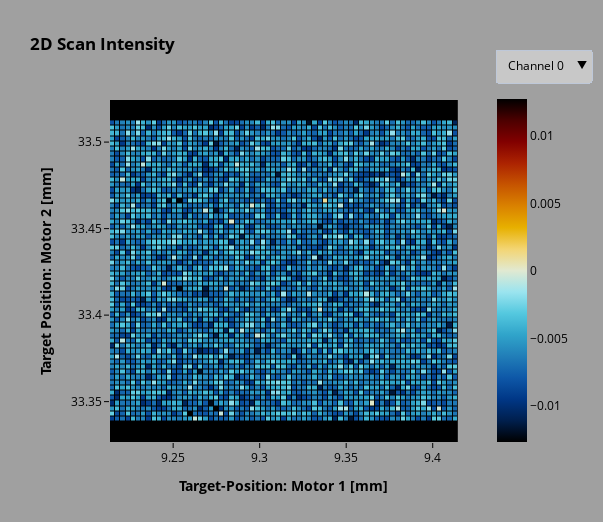

Notebook cell for this chart:
### Markdown cell above
---
<a id='figure1'></a>
# Plotly Figure 1

> No Dash Interactivity between buttons

[ go back to the top ](#table-of-contents)

### Code cell
### import plotly.graph_objects as go
# go objects are grouped into 'one-indexed' subplot rows
# Set hmap magnification, fixed ratio
mag_factor = 9

# Set base figure for subplots
fig = make_subplots(rows = 1, #Display how many rows of objects 
                    cols = 1, #Display how many side-by-side?
                    #subplot_titles = [list_of_strings],
                    specs=[[{'secondary_y':True}]],
                    shared_xaxes = False,
                    shared_yaxes = False)

# Add heatmap traces for each channel
for ch in range(nchannels):
    df = data_to_plot[ch]
    fig.add_trace(go.Heatmap(x = df.columns,
                             xgap = 1,
                             y = df.index,
                             ygap = 1,
                             z = df, # Signal data of channel = ch
                             zmin = signal_mins[ch], # Specify or plotly defaults to df min/max
                             zmid = 0,
                             #zmax = signal_maxs[ch],
                             #colorbar_title = f'<b>Ch {ch}<b>',
                             #colorbar_tickcolor = 'black',
                             colorbar_len = 1.06,
                                         #'xpad': 100},
                                         #'x': cbar_xlocs[ch],
                                         #'y': cbar_ylocs[ch],
                             colorscale ='icefire'),
                  #row = mth_row,
                  #col = nth_col,
                  #name = f'Channel {ch}',
                  secondary_y = False)
#########################################################################################################################################
# Update layout by embedding dropdown buttons in the updatemenu
dropdown_buttons = []
for ch in range(nchannels):
    dropdown_buttons.append({'label': f'Channel {ch}',
                             'method': 'update',
                             'args': [
                                      {'visible': [idx==ch for idx in range(nchannels)] },
                                      {'title': '<b>2D Scan Intensity<b>'}
                                     ]
                            })
    
# Initial display: Hide all traces after channel zero
for i in range(1, nchannels):
    fig.data[i].visible = False

# Implement a dropdown button
fig.update_layout(
                  {'updatemenus': [{'type': 'dropdown',
                                    'x': 1.3, # Position floats 
                                    'y': 1.15, # Position floats 
                                    'showactive': True, # Active buttons are highlighted
                                    'active': 0, # Determines initial 'active' channel
                                    'bgcolor': 'rgb(200,200,200)',
                                    'direction': 'down',
                                    'buttons': dropdown_buttons}] 
                  }) 
######################################################################################################################################
## Add secondary axes
#fig.add_trace(go.Heatmap(x = df.columns,
#                         y = time_ax2, # Tau Delay-Axis (Motor-2), displayed 'Right'
#                         z = df, # Signal data of channel = ch
#                         #zmin = signal_mins[ch], # Specify or plotly defaults to df min/max 
#                         #zmax = signal_maxs[ch],
#                         colorscale = 'icefire'),
#              #row = mth_row,
#              #col = nth_col,
#              #yaxis = 'y2',
#              secondary_y = True)

# Format Axes
fig.update_layout(
                  {'xaxis':{'title' : {'text' : '<b>Target-Position: Motor 1 [mm]<b>'},
                            #'tickmode': 'auto',
                            'nticks' : 5,
                            'ticks' : 'outside',
                            'tickson': 'boundaries',
                            #'tick0': motor_labels[1][0],
                            #'dtick': round(step1_space, 3)*11,# *num_m1steps*.5,
                            'showticklabels': True,
                            'color' : 'black',
                            #'linecolor': 'black',
                            #'tickcolor': 'black',
                            #'gridcolor': 'black',
                            'showline': False,
                            'showgrid': False,
                            #'scaleanchor': 'y',
                            #'scaleratio': 1,
                            'range' : [m1_position_min-(round(step1_space, 3)/2), m1_position_max+(round(step1_space, 3)/2)] },
                   'yaxis':{'title' : {'text' : '<b>Target Position: Motor 2 [mm]<b>'},
                            #'tickmode': 'linear',
                            'nticks': 5,
                            'tickson': 'boundaries',
                            'color' : 'black',
                            #'gridcolor': 'black',
                            'showgrid': False,
                            #'tick0': motor_labels[2][0],
                            #'dtick': round(step2_space, 3)*11,# *num_m1steps*.43,
                            'showline': False,
                            'scaleanchor': 'x',
                            'scaleratio': 1,
                            'range' : [m2_position_min-(round(step2_space,3)/2), m2_position_max+(round(step2_space,3)/2)] },
                   'coloraxis':{'colorbar':{'xpad' : 300,
                                'ypad' : 300,} },
                                #'bgcolor' : 'black',
                                #'bordercolor' : 'black',
                                #'outlinecolor' : 'black',
                                #'tickcolor' : 'black',
                  },
                  paper_bgcolor = 'rgb(160,160,160)',
                  plot_bgcolor = 'black',
                  title_text = '<b>2D Scan Intensity<b>',
                  font_color = 'black',
                  margin_autoexpand = True,
                  margin_l = 110,
                  #aspectratio = dict(x=1, y=1, z=0.7),
                  #aspectmode = 'manual',
                  width = num_m1steps*mag_factor,
                  height = num_m2steps*mag_factor)

#fig.update_xaxes(showticklabels=True, 
                 #showgrid = True,)
                 #ticks = 'outside')
fig.update_yaxes(showticklabels=True, 
                 ticks = 'outside',
                 showgrid = False,
                 secondary_y = False)
fig.update_coloraxes(colorbar_xpad = 300,
                     colorbar_ypad = 300,
                     colorbar_bgcolor = 'black',
                     colorbar_bordercolor = 'black',
                     colorbar_outlinecolor = 'black',
                     colorbar_tickcolor = 'black')

#fig.update_yaxes(title_text = 'Time Delay: Drive to Probe [fs]',
#                 #showgrid = True,
#                 #showticklabels=True, 
#                 #ticks = 'outside',
#                 #tickson = 'boundaries',
#                 #ticklen = 10,
#                 secondary_y = True)

#fig.write_html('first_figure.html', auto_open=True)
fig.show()

### Figure 1 — Plotly figure (JSON) as saved in the notebook; plotly's stock layout.template omitted (floating-point values rounded to 4 significant figures; data arrays with more than 128 entries replaced by an {"elided": "..."} marker saying what was removed)
{"data": [{"colorbar": {"len": 1.06}, "colorscale": [[0, "#000000"], [0.0625, "#001f4d"], [0.125, "#003786"], [0.1875, "#0e58a8"], [0.25, "#217eb8"], [0.3125, "#30a4ca"], [0.375, "#54c8df"], [0.4375, "#9be4ef"], [0.5, "#e1e9d1"], [0.5625, "#f3d573"], [0.625, "#e7b000"], [0.6875, "#da8200"], [0.75, "#c65400"], [0.8125, "#ac2301"], [0.875, "#820000"], [0.9375, "#4c0000"], [1, "#000000"]], "type": "heatmap", "x": [9.215, 9.218, 9.221, 9.224, 9.227, 9.23, 9.233, 9.236, 9.239, 9.242, 9.245, 9.248, 9.251, 9.254, 9.257, 9.26, 9.263, 9.266, 9.269, 9.272, 9.275, 9.278, 9.281, 9.284, 9.287, 9.29, 9.293, 9.296, 9.299, 9.302, 9.305, 9.308, 9.311, 9.314, 9.317, 9.32, 9.323, 9.326, 9.329, 9.332, 9.335, 9.338, 9.341, 9.344, 9.347, 9.35, 9.353, 9.356, 9.359, 9.362, 9.365, 9.368, 9.371, 9.374, 9.377, 9.38, 9.383, 9.386, 9.389, 9.392, 9.395, 9.398, 9.401, 9.404, 9.407, 9.41, 9.413], "xaxis": "x", "xgap": 1, "y": [33.34, 33.34, 33.35, 33.35, 33.35, 33.35, 33.36, 33.36, 33.36, 33.37, 33.37, 33.37, 33.38, 33.38, 33.38, 33.38, 33.39, 33.39, 33.39, 33.4, 33.4, 33.4, 33.41, 33.41, 33.41, 33.41, 33.42, 33.42, 33.42, 33.43, 33.43, 33.43, 33.44, 33.44, 33.44, 33.45, 33.45, 33.45, 33.45, 33.46, 33.46, 33.46, 33.47, 33.47, 33.47, 33.48, 33.48, 33.48, 33.48, 33.49, 33.49, 33.49, 33.5, 33.5, 33.5, 33.51, 33.51, 33.51], "yaxis": "y", "ygap": 1, "z": {"elided": "58x67 float values"}, "zmid": 0, "zmin": -0.0325}, {"colorbar": {"len": 1.06}, "colorscale": [[0, "#000000"], [0.0625, "#001f4d"], [0.125, "#003786"], [0.1875, "#0e58a8"], [0.25, "#217eb8"], [0.3125, "#30a4ca"], [0.375, "#54c8df"], [0.4375, "#9be4ef"], [0.5, "#e1e9d1"], [0.5625, "#f3d573"], [0.625, "#e7b000"], [0.6875, "#da8200"], [0.75, "#c65400"], [0.8125, "#ac2301"], [0.875, "#820000"], [0.9375, "#4c0000"], [1, "#000000"]], "type": "heatmap", "visible": false, "x": [9.215, 9.218, 9.221, 9.224, 9.227, 9.23, 9.233, 9.236, 9.239, 9.242, 9.245, 9.248, 9.251, 9.254, 9.257, 9.26, 9.263, 9.266, 9.269, 9.272, 9.275, 9.278, 9.281, 9.284, 9.287, 9.29, 9.293, 9.296, 9.299, 9.302, 9.305, 9.308, 9.311, 9.314, 9.317, 9.32, 9.323, 9.326, 9.329, 9.332, 9.335, 9.338, 9.341, 9.344, 9.347, 9.35, 9.353, 9.356, 9.359, 9.362, 9.365, 9.368, 9.371, 9.374, 9.377, 9.38, 9.383, 9.386, 9.389, 9.392, 9.395, 9.398, 9.401, 9.404, 9.407, 9.41, 9.413], "xaxis": "x", "xgap": 1, "y": [33.34, 33.34, 33.35, 33.35, 33.35, 33.35, 33.36, 33.36, 33.36, 33.37, 33.37, 33.37, 33.38, 33.38, 33.38, 33.38, 33.39, 33.39, 33.39, 33.4, 33.4, 33.4, 33.41, 33.41, 33.41, 33.41, 33.42, 33.42, 33.42, 33.43, 33.43, 33.43, 33.44, 33.44, 33.44, 33.45, 33.45, 33.45, 33.45, 33.46, 33.46, 33.46, 33.47, 33.47, 33.47, 33.48, 33.48, 33.48, 33.48, 33.49, 33.49, 33.49, 33.5, 33.5, 33.5, 33.51, 33.51, 33.51], "yaxis": "y", "ygap": 1, "z": {"elided": "58x67 float values"}, "zmid": 0, "zmin": -0.0634}, {"colorbar": {"len": 1.06}, "colorscale": [[0, "#000000"], [0.0625, "#001f4d"], [0.125, "#003786"], [0.1875, "#0e58a8"], [0.25, "#217eb8"], [0.3125, "#30a4ca"], [0.375, "#54c8df"], [0.4375, "#9be4ef"], [0.5, "#e1e9d1"], [0.5625, "#f3d573"], [0.625, "#e7b000"], [0.6875, "#da8200"], [0.75, "#c65400"], [0.8125, "#ac2301"], [0.875, "#820000"], [0.9375, "#4c0000"], [1, "#000000"]], "type": "heatmap", "visible": false, "x": [9.215, 9.218, 9.221, 9.224, 9.227, 9.23, 9.233, 9.236, 9.239, 9.242, 9.245, 9.248, 9.251, 9.254, 9.257, 9.26, 9.263, 9.266, 9.269, 9.272, 9.275, 9.278, 9.281, 9.284, 9.287, 9.29, 9.293, 9.296, 9.299, 9.302, 9.305, 9.308, 9.311, 9.314, 9.317, 9.32, 9.323, 9.326, 9.329, 9.332, 9.335, 9.338, 9.341, 9.344, 9.347, 9.35, 9.353, 9.356, 9.359, 9.362, 9.365, 9.368, 9.371, 9.374, 9.377, 9.38, 9.383, 9.386, 9.389, 9.392, 9.395, 9.398, 9.401, 9.404, 9.407, 9.41, 9.413], "xaxis": "x", "xgap": 1, "y": [33.34, 33.34, 33.35, 33.35, 33.35, 33.35, 33.36, 33.36, 33.36, 33.37, 33.37, 33.37, 33.38, 33.38, 33.38, 33.38, 33.39, 33.39, 33.39, 33.4, 33.4, 33.4, 33.41, 33.41, 33.41, 33.41, 33.42, 33.42, 33.42, 33.43, 33.43, 33.43, 33.44, 33.44, 33.44, 33.45, 33.45, 33.45, 33.45, 33.46, 33.46, 33.46, 33.47, 33.47, 33.47, 33.48, 33.48, 33.48, 33.48, 33.49, 33.49, 33.49, 33.5, 33.5, 33.5, 33.51, 33.51, 33.51], "yaxis": "y", "ygap": 1, "z": {"elided": "58x67 float values"}, "zmid": 0, "zmin": -0.0315}, {"colorbar": {"len": 1.06}, "colorscale": [[0, "#000000"], [0.0625, "#001f4d"], [0.125, "#003786"], [0.1875, "#0e58a8"], [0.25, "#217eb8"], [0.3125, "#30a4ca"], [0.375, "#54c8df"], [0.4375, "#9be4ef"], [0.5, "#e1e9d1"], [0.5625, "#f3d573"], [0.625, "#e7b000"], [0.6875, "#da8200"], [0.75, "#c65400"], [0.8125, "#ac2301"], [0.875, "#820000"], [0.9375, "#4c0000"], [1, "#000000"]], "type": "heatmap", "visible": false, "x": [9.215, 9.218, 9.221, 9.224, 9.227, 9.23, 9.233, 9.236, 9.239, 9.242, 9.245, 9.248, 9.251, 9.254, 9.257, 9.26, 9.263, 9.266, 9.269, 9.272, 9.275, 9.278, 9.281, 9.284, 9.287, 9.29, 9.293, 9.296, 9.299, 9.302, 9.305, 9.308, 9.311, 9.314, 9.317, 9.32, 9.323, 9.326, 9.329, 9.332, 9.335, 9.338, 9.341, 9.344, 9.347, 9.35, 9.353, 9.356, 9.359, 9.362, 9.365, 9.368, 9.371, 9.374, 9.377, 9.38, 9.383, 9.386, 9.389, 9.392, 9.395, 9.398, 9.401, 9.404, 9.407, 9.41, 9.413], "xaxis": "x", "xgap": 1, "y": [33.34, 33.34, 33.35, 33.35, 33.35, 33.35, 33.36, 33.36, 33.36, 33.37, 33.37, 33.37, 33.38, 33.38, 33.38, 33.38, 33.39, 33.39, 33.39, 33.4, 33.4, 33.4, 33.41, 33.41, 33.41, 33.41, 33.42, 33.42, 33.42, 33.43, 33.43, 33.43, 33.44, 33.44, 33.44, 33.45, 33.45, 33.45, 33.45, 33.46, 33.46, 33.46, 33.47, 33.47, 33.47, 33.48, 33.48, 33.48, 33.48, 33.49, 33.49, 33.49, 33.5, 33.5, 33.5, 33.51, 33.51, 33.51], "yaxis": "y", "ygap": 1, "z": {"elided": "58x67 float values"}, "zmid": 0, "zmin": -0.0476}, {"colorbar": {"len": 1.06}, "colorscale": [[0, "#000000"], [0.0625, "#001f4d"], [0.125, "#003786"], [0.1875, "#0e58a8"], [0.25, "#217eb8"], [0.3125, "#30a4ca"], [0.375, "#54c8df"], [0.4375, "#9be4ef"], [0.5, "#e1e9d1"], [0.5625, "#f3d573"], [0.625, "#e7b000"], [0.6875, "#da8200"], [0.75, "#c65400"], [0.8125, "#ac2301"], [0.875, "#820000"], [0.9375, "#4c0000"], [1, "#000000"]], "type": "heatmap", "visible": false, "x": [9.215, 9.218, 9.221, 9.224, 9.227, 9.23, 9.233, 9.236, 9.239, 9.242, 9.245, 9.248, 9.251, 9.254, 9.257, 9.26, 9.263, 9.266, 9.269, 9.272, 9.275, 9.278, 9.281, 9.284, 9.287, 9.29, 9.293, 9.296, 9.299, 9.302, 9.305, 9.308, 9.311, 9.314, 9.317, 9.32, 9.323, 9.326, 9.329, 9.332, 9.335, 9.338, 9.341, 9.344, 9.347, 9.35, 9.353, 9.356, 9.359, 9.362, 9.365, 9.368, 9.371, 9.374, 9.377, 9.38, 9.383, 9.386, 9.389, 9.392, 9.395, 9.398, 9.401, 9.404, 9.407, 9.41, 9.413], "xaxis": "x", "xgap": 1, "y": [33.34, 33.34, 33.35, 33.35, 33.35, 33.35, 33.36, 33.36, 33.36, 33.37, 33.37, 33.37, 33.38, 33.38, 33.38, 33.38, 33.39, 33.39, 33.39, 33.4, 33.4, 33.4, 33.41, 33.41, 33.41, 33.41, 33.42, 33.42, 33.42, 33.43, 33.43, 33.43, 33.44, 33.44, 33.44, 33.45, 33.45, 33.45, 33.45, 33.46, 33.46, 33.46, 33.47, 33.47, 33.47, 33.48, 33.48, 33.48, 33.48, 33.49, 33.49, 33.49, 33.5, 33.5, 33.5, 33.51, 33.51, 33.51], "yaxis": "y", "ygap": 1, "z": {"elided": "58x67 float values"}, "zmid": 0, "zmin": -0.0589}, {"colorbar": {"len": 1.06}, "colorscale": [[0, "#000000"], [0.0625, "#001f4d"], [0.125, "#003786"], [0.1875, "#0e58a8"], [0.25, "#217eb8"], [0.3125, "#30a4ca"], [0.375, "#54c8df"], [0.4375, "#9be4ef"], [0.5, "#e1e9d1"], [0.5625, "#f3d573"], [0.625, "#e7b000"], [0.6875, "#da8200"], [0.75, "#c65400"], [0.8125, "#ac2301"], [0.875, "#820000"], [0.9375, "#4c0000"], [1, "#000000"]], "type": "heatmap", "visible": false, "x": [9.215, 9.218, 9.221, 9.224, 9.227, 9.23, 9.233, 9.236, 9.239, 9.242, 9.245, 9.248, 9.251, 9.254, 9.257, 9.26, 9.263, 9.266, 9.269, 9.272, 9.275, 9.278, 9.281, 9.284, 9.287, 9.29, 9.293, 9.296, 9.299, 9.302, 9.305, 9.308, 9.311, 9.314, 9.317, 9.32, 9.323, 9.326, 9.329, 9.332, 9.335, 9.338, 9.341, 9.344, 9.347, 9.35, 9.353, 9.356, 9.359, 9.362, 9.365, 9.368, 9.371, 9.374, 9.377, 9.38, 9.383, 9.386, 9.389, 9.392, 9.395, 9.398, 9.401, 9.404, 9.407, 9.41, 9.413], "xaxis": "x", "xgap": 1, "y": [33.34, 33.34, 33.35, 33.35, 33.35, 33.35, 33.36, 33.36, 33.36, 33.37, 33.37, 33.37, 33.38, 33.38, 33.38, 33.38, 33.39, 33.39, 33.39, 33.4, 33.4, 33.4, 33.41, 33.41, 33.41, 33.41, 33.42, 33.42, 33.42, 33.43, 33.43, 33.43, 33.44, 33.44, 33.44, 33.45, 33.45, 33.45, 33.45, 33.46, 33.46, 33.46, 33.47, 33.47, 33.47, 33.48, 33.48, 33.48, 33.48, 33.49, 33.49, 33.49, 33.5, 33.5, 33.5, 33.51, 33.51, 33.51], "yaxis": "y", "ygap": 1, "z": {"elided": "58x67 float values"}, "zmid": 0, "zmin": -0.038}, {"colorbar": {"len": 1.06}, "colorscale": [[0, "#000000"], [0.0625, "#001f4d"], [0.125, "#003786"], [0.1875, "#0e58a8"], [0.25, "#217eb8"], [0.3125, "#30a4ca"], [0.375, "#54c8df"], [0.4375, "#9be4ef"], [0.5, "#e1e9d1"], [0.5625, "#f3d573"], [0.625, "#e7b000"], [0.6875, "#da8200"], [0.75, "#c65400"], [0.8125, "#ac2301"], [0.875, "#820000"], [0.9375, "#4c0000"], [1, "#000000"]], "type": "heatmap", "visible": false, "x": [9.215, 9.218, 9.221, 9.224, 9.227, 9.23, 9.233, 9.236, 9.239, 9.242, 9.245, 9.248, 9.251, 9.254, 9.257, 9.26, 9.263, 9.266, 9.269, 9.272, 9.275, 9.278, 9.281, 9.284, 9.287, 9.29, 9.293, 9.296, 9.299, 9.302, 9.305, 9.308, 9.311, 9.314, 9.317, 9.32, 9.323, 9.326, 9.329, 9.332, 9.335, 9.338, 9.341, 9.344, 9.347, 9.35, 9.353, 9.356, 9.359, 9.362, 9.365, 9.368, 9.371, 9.374, 9.377, 9.38, 9.383, 9.386, 9.389, 9.392, 9.395, 9.398, 9.401, 9.404, 9.407, 9.41, 9.413], "xaxis": "x", "xgap": 1, "y": [33.34, 33.34, 33.35, 33.35, 33.35, 33.35, 33.36, 33.36, 33.36, 33.37, 33.37, 33.37, 33.38, 33.38, 33.38, 33.38, 33.39, 33.39, 33.39, 33.4, 33.4, 33.4, 33.41, 33.41, 33.41, 33.41, 33.42, 33.42, 33.42, 33.43, 33.43, 33.43, 33.44, 33.44, 33.44, 33.45, 33.45, 33.45, 33.45, 33.46, 33.46, 33.46, 33.47, 33.47, 33.47, 33.48, 33.48, 33.48, 33.48, 33.49, 33.49, 33.49, 33.5, 33.5, 33.5, 33.51, 33.51, 33.51], "yaxis": "y", "ygap": 1, "z": {"elided": "58x67 float values"}, "zmid": 0, "zmin": -0.0325}, {"colorbar": {"len": 1.06}, "colorscale": [[0, "#000000"], [0.0625, "#001f4d"], [0.125, "#003786"], [0.1875, "#0e58a8"], [0.25, "#217eb8"], [0.3125, "#30a4ca"], [0.375, "#54c8df"], [0.4375, "#9be4ef"], [0.5, "#e1e9d1"], [0.5625, "#f3d573"], [0.625, "#e7b000"], [0.6875, "#da8200"], [0.75, "#c65400"], [0.8125, "#ac2301"], [0.875, "#820000"], [0.9375, "#4c0000"], [1, "#000000"]], "type": "heatmap", "visible": false, "x": [9.215, 9.218, 9.221, 9.224, 9.227, 9.23, 9.233, 9.236, 9.239, 9.242, 9.245, 9.248, 9.251, 9.254, 9.257, 9.26, 9.263, 9.266, 9.269, 9.272, 9.275, 9.278, 9.281, 9.284, 9.287, 9.29, 9.293, 9.296, 9.299, 9.302, 9.305, 9.308, 9.311, 9.314, 9.317, 9.32, 9.323, 9.326, 9.329, 9.332, 9.335, 9.338, 9.341, 9.344, 9.347, 9.35, 9.353, 9.356, 9.359, 9.362, 9.365, 9.368, 9.371, 9.374, 9.377, 9.38, 9.383, 9.386, 9.389, 9.392, 9.395, 9.398, 9.401, 9.404, 9.407, 9.41, 9.413], "xaxis": "x", "xgap": 1, "y": [33.34, 33.34, 33.35, 33.35, 33.35, 33.35, 33.36, 33.36, 33.36, 33.37, 33.37, 33.37, 33.38, 33.38, 33.38, 33.38, 33.39, 33.39, 33.39, 33.4, 33.4, 33.4, 33.41, 33.41, 33.41, 33.41, 33.42, 33.42, 33.42, 33.43, 33.43, 33.43, 33.44, 33.44, 33.44, 33.45, 33.45, 33.45, 33.45, 33.46, 33.46, 33.46, 33.47, 33.47, 33.47, 33.48, 33.48, 33.48, 33.48, 33.49, 33.49, 33.49, 33.5, 33.5, 33.5, 33.51, 33.51, 33.51], "yaxis": "y", "ygap": 1, "z": {"elided": "58x67 float values"}, "zmid": 0, "zmin": -0.0257}], "layout": {"coloraxis": {"colorbar": {"bgcolor": "black", "bordercolor": "black", "outlinecolor": "black", "tickcolor": "black", "xpad": 300, "ypad": 300}}, "font": {"color": "black"}, "height": 522, "margin": {"autoexpand": true, "l": 110}, "paper_bgcolor": "rgb(160,160,160)", "plot_bgcolor": "black", "title": {"text": "<b>2D Scan Intensity<b>"}, "updatemenus": [{"active": 0, "bgcolor": "rgb(200,200,200)", "buttons": [{"args": [{"visible": [true, false, false, false, false, false, false, false]}, {"title": "<b>2D Scan Intensity<b>"}], "label": "Channel 0", "method": "update"}, {"args": [{"visible": [false, true, false, false, false, false, false, false]}, {"title": "<b>2D Scan Intensity<b>"}], "label": "Channel 1", "method": "update"}, {"args": [{"visible": [false, false, true, false, false, false, false, false]}, {"title": "<b>2D Scan Intensity<b>"}], "label": "Channel 2", "method": "update"}, {"args": [{"visible": [false, false, false, true, false, false, false, false]}, {"title": "<b>2D Scan Intensity<b>"}], "label": "Channel 3", "method": "update"}, {"args": [{"visible": [false, false, false, false, true, false, false, false]}, {"title": "<b>2D Scan Intensity<b>"}], "label": "Channel 4", "method": "update"}, {"args": [{"visible": [false, false, false, false, false, true, false, false]}, {"title": "<b>2D Scan Intensity<b>"}], "label": "Channel 5", "method": "update"}, {"args": [{"visible": [false, false, false, false, false, false, true, false]}, {"title": "<b>2D Scan Intensity<b>"}], "label": "Channel 6", "method": "update"}, {"args": [{"visible": [false, false, false, false, false, false, false, true]}, {"title": "<b>2D Scan Intensity<b>"}], "label": "Channel 7", "method": "update"}], "direction": "down", "showactive": true, "type": "dropdown", "x": 1.3, "y": 1.15}], "width": 603, "xaxis": {"anchor": "y", "color": "black", "domain": [0, 0.94], "nticks": 5, "range": [9.213, 9.415], "showgrid": false, "showline": false, "showticklabels": true, "ticks": "outside", "tickson": "boundaries", "title": {"text": "<b>Target-Position: Motor 1 [mm]<b>"}, "type": "linear"}, "yaxis": {"anchor": "x", "color": "black", "domain": [0, 1], "nticks": 5, "range": [33.33, 33.52], "scaleanchor": "x", "scaleratio": 1, "showgrid": false, "showline": false, "showticklabels": true, "ticks": "outside", "tickson": "boundaries", "title": {"text": "<b>Target Position: Motor 2 [mm]<b>"}, "type": "linear"}, "yaxis2": {"anchor": "x", "overlaying": "y", "side": "right"}}}
